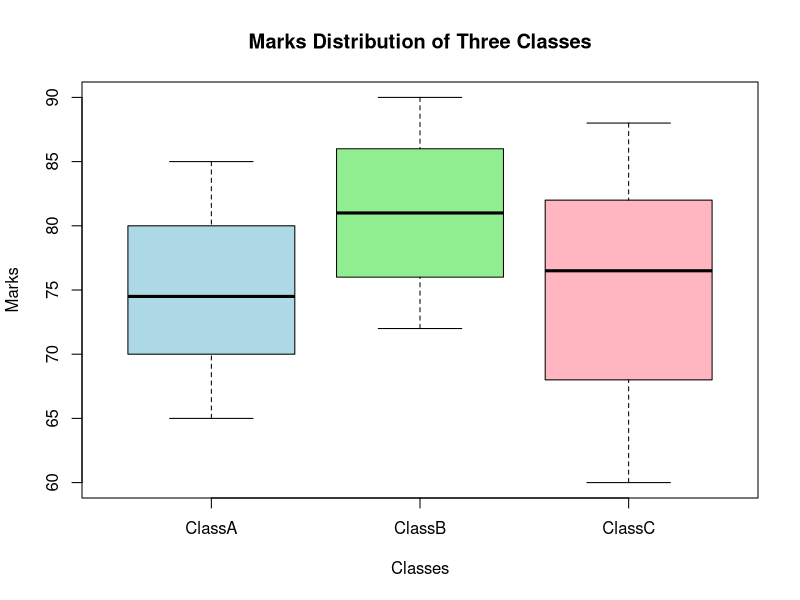

This chart was generated by the following R code:
classA <- c(65, 68, 70, 72, 74, 75, 78, 80, 82, 85)

classB <- c(72, 74, 76, 78, 80, 82, 84, 86, 88, 90)

classC <- c(60, 62, 68, 70, 75, 78, 80, 82, 85, 88)

# Combine the three classes
class_data <- list(
  ClassA = classA,
  ClassB = classB,
  ClassC = classC
)

# Boxplot
boxplot(class_data,
        main = "Marks Distribution of Three Classes",
        xlab = "Classes",
        ylab = "Marks",
        col = c("lightblue", "lightgreen", "lightpink"))

# Five-number summaries using boxplot statistics
stats_A <- boxplot(classA, plot = FALSE)$stats
stats_B <- boxplot(classB, plot = FALSE)$stats
stats_C <- boxplot(classC, plot = FALSE)$stats

cat("Class A Five Numbers:\n")
print(stats_A)

cat("Class B Five Numbers:\n")
print(stats_B)

cat("Class C Five Numbers:\n")
print(stats_C)
